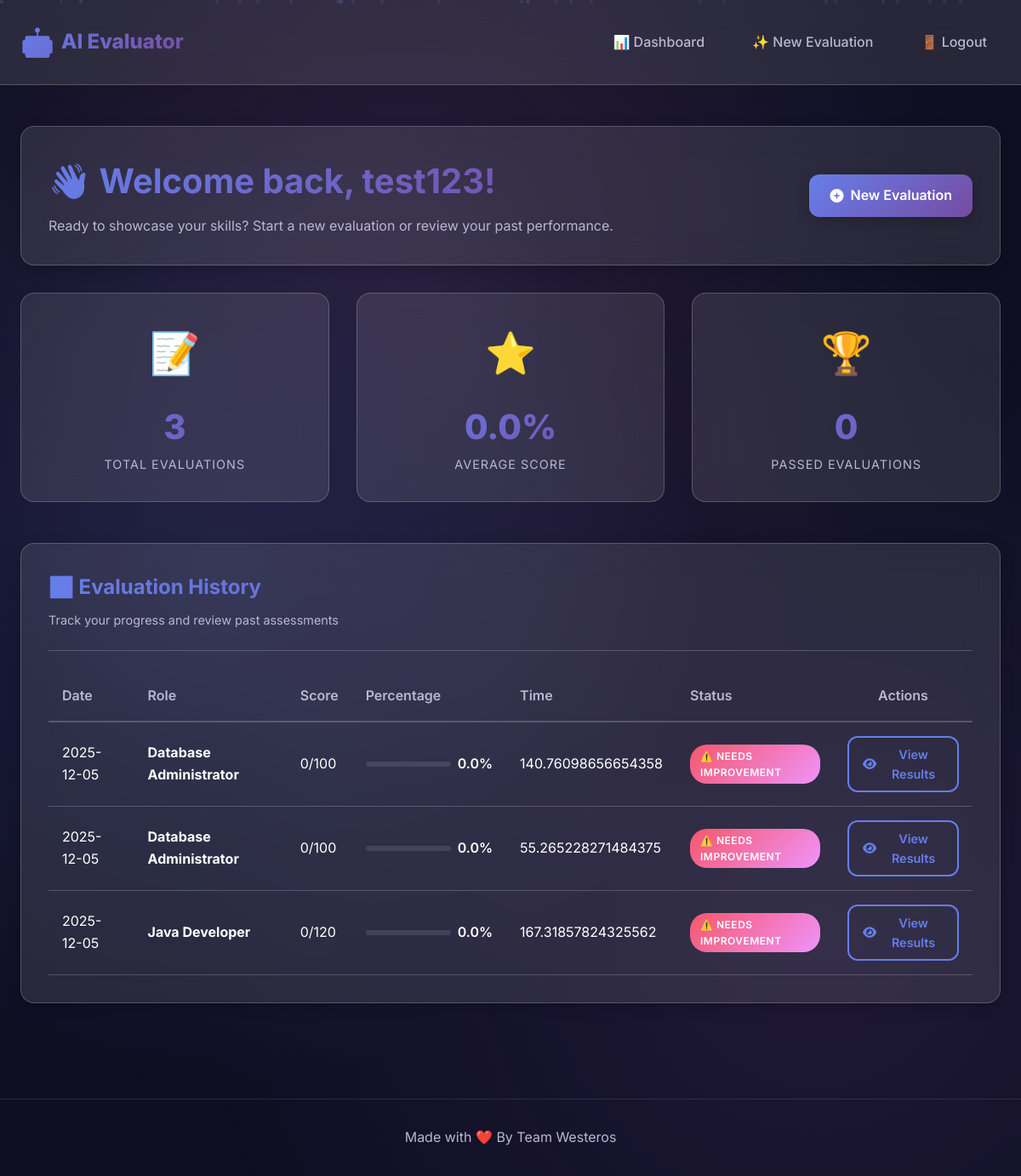
The app's page /dashboard (signed in) with its own data.
### tables this page shows
CREATE TABLE evaluations (
                id INTEGER PRIMARY KEY AUTOINCREMENT,
                username TEXT NOT NULL,
                date TEXT NOT NULL,
                role TEXT NOT NULL,
                score INTEGER NOT NULL,
                max_score INTEGER NOT NULL,
                percentage REAL NOT NULL,
                time_taken REAL NOT NULL,
                qa_history TEXT NOT NULL,
                FOREIGN KEY (username) REFERENCES users(username)
            );

### app.py (the view)
@app.route('/dashboard')
@login_required
def dashboard():
    username = session.get('username')
    history = db_utils.load_eval_history()
    user_history = history.get(username, [])
    return render_template('dashboard.html', username=username, history=user_history)

### app.py (called while the page is built)
def login_required(f):
    @wraps(f)
    def decorated_function(*args, **kwargs):
        if 'username' not in session:
            return redirect(url_for('login'))
        return f(*args, **kwargs)
    return decorated_function

### db_utils.py (called while the page is built)
def get_connection():
    conn = sqlite3.connect(DB_FILE)
    conn.row_factory = sqlite3.Row  # Enable column access by name
    return conn

def load_eval_history() -> Dict:
    conn = get_connection()
    cursor = conn.cursor()
    try:
        cursor.execute("SELECT * FROM evaluations ORDER BY date")
        rows = cursor.fetchall()
        history = {}
        for row in rows:
            username = row['username']
            if username not in history:
                history[username] = []
            history[username].append({
                'date': row['date'],
                'role': row['role'],
                'score': row['score'],
                'max_score': row['max_score'],
                'percentage': row['percentage'],
                'time_taken': row['time_taken'],
                'qa_history': json.loads(row['qa_history'])
            })
        return history
    except Exception as e:
        logging.error(f"Error loading evaluation history: {e}")
        return {}
    finally:
        conn.close()

### templates/dashboard.html (shortened to what this page needs)
{% extends "base.html" %}
{% block content %}
<section style="padding: 3rem 0;">
    <div class="container">
        <div class="card" style="margin-bottom: 2rem;">
            <div
                style="display: flex; justify-content: space-between; align-items: center; flex-wrap: wrap; gap: 1rem;">
                <div>
                    <h1 class="card-title" style="font-size: 2.5rem; margin-bottom: 0.5rem;">
                        👋 Welcome back, {{ username }}!
                    </h1>
                    <p style="color: var(--text-secondary);">
                        Ready to showcase your skills? Start a new evaluation or review your past performance.
                    </p>
                </div>
                <a href="{{ url_for('new_evaluation') }}" class="btn btn-primary">
                    <i class="fas fa-plus-circle"></i> New Evaluation
                </a>
            </div>
        </div>
        <div class="grid grid-3" style="margin-bottom: 3rem;">
            <div class="stat-card">
                <div class="stat-icon">📝</div>
                <div class="stat-value">{{ history|length }}</div>
                <div class="stat-label">Total Evaluations</div>
            </div>
            <div class="stat-card">
                <div class="stat-icon">⭐</div>
                <div class="stat-value">
                    {% if history %}
                    {{ "%.1f"|format(history|map(attribute='percentage')|sum / history|length) }}%
                    {% else %}
                    0%
                    {% endif %}
                </div>
                <div class="stat-label">Average Score</div>
            </div>
            <div class="stat-card">
                <div class="stat-icon">🏆</div>
                <div class="stat-value">
                    {% set passed = history|selectattr('percentage', 'ge', 60)|list|length %}
                    {{ passed }}
                </div>
                <div class="stat-label">Passed Evaluations</div>
            </div>
        </div>
        <div class="card">
            <div class="card-header">
                <h2 class="card-title">📊 Evaluation History</h2>
                <p class="card-subtitle">Track your progress and review past assessments</p>
            </div>
            {% if history %}
            <div style="overflow-x: auto;">
                <table style="width: 100%; border-collapse: collapse;">
                    <thead>
                        <tr style="border-bottom: 2px solid var(--glass-border);">
                            <th
                                style="padding: 1rem; text-align: left; color: var(--text-secondary); font-weight: 600;">
                                Date</th>
                            <th
                                style="padding: 1rem; text-align: left; color: var(--text-secondary); font-weight: 600;">
                                Role</th>
                            <th
                                style="padding: 1rem; text-align: left; color: var(--text-secondary); font-weight: 600;">
                                Score</th>
                            <th
                                style="padding: 1rem; text-align: left; color: var(--text-secondary); font-weight: 600;">
                                Percentage</th>
                            <th
                                style="padding: 1rem; text-align: left; color: var(--text-secondary); font-weight: 600;">
                                Time</th>
                            <th
                                style="padding: 1rem; text-align: left; color: var(--text-secondary); font-weight: 600;">
                                Status</th>
                            <th
                                style="padding: 1rem; text-align: center; color: var(--text-secondary); font-weight: 600;">
                                Actions</th>
                        </tr>
                    </thead>
                    <tbody>
                        {% for eval in history|reverse %}
                        {% set eval_index = (history|length - loop.index) %}
                        <tr style="border-bottom: 1px solid var(--glass-border); transition: var(--transition-fast);"
                            onmouseover="this.style.background='var(--bg-card-hover)'"
                            onmouseout="this.style.background='transparent'">
                            <td style="padding: 1rem;">
                                {{ eval.date.split('T')[0] if 'T' in eval.date else eval.date[:10] }}
                            </td>
                            <td style="padding: 1rem;">
                                <strong>{{ eval.role }}</strong>
                            </td>
                            <td style="padding: 1rem;">
                                {{ eval.score }}/{{ eval.max_score }}
                            </td>
                            <td style="padding: 1rem;">
                                <div style="display: flex; align-items: center; gap: 0.5rem;">
                                    <div class="progress-bar" style="width: 100px; height: 6px;">
                                    </div>
                                    <span style="font-weight: 600;">{{ "%.1f"|format(eval.percentage) }}%</span>
                                </div>
                            </td>
                            <td style="padding: 1rem;">
                                {{ eval.time_taken if eval.time_taken else 'N/A' }}
                            </td>
                            <td style="padding: 1rem;">
                                {% if eval.percentage >= 80 %}
                                <span class="badge badge-success">✅ Excellent</span>
                                {% elif eval.percentage >= 60 %}
                                <span class="badge badge-warning">👍 Good</span>
                                {% else %}
                                <span class="badge badge-danger">⚠️ Needs Improvement</span>
                                {% endif %}
                            </td>
                            <td style="padding: 1rem; text-align: center;">
                                <a href="{{ url_for('view_evaluation_results', eval_index=eval_index) }}"
                                    class="btn btn-outline" style="padding: 0.5rem 1rem; font-size: 0.9rem;">
                                    <i class="fas fa-eye"></i> View Results
                                </a>
                            </td>
                        </tr>
                        {% endfor %}
                    </tbody>
                </table>
            </div>
            {% endif %}
        </div>
    </div>
</section>
{% endblock %}

### records on screen
evaluations: date "2025-12-05", role "Database Administrator", score "0", max_score "100", percentage "0.0", time_taken "140.76098656654358", shows "⚠️ NEEDS IMPROVEMENT"
evaluations: date "2025-12-05", role "Database Administrator", score "0", max_score "100", percentage "0.0", time_taken "55.265228271484375", shows "⚠️ NEEDS IMPROVEMENT"
evaluations: date "2025-12-05", role "Java Developer", score "0", max_score "120", percentage "0.0", time_taken "167.31857824325562", shows "⚠️ NEEDS IMPROVEMENT"

### other values on screen
{{ username }} "test123"
{{ history|length }} "3"
{{ passed }} "0"
